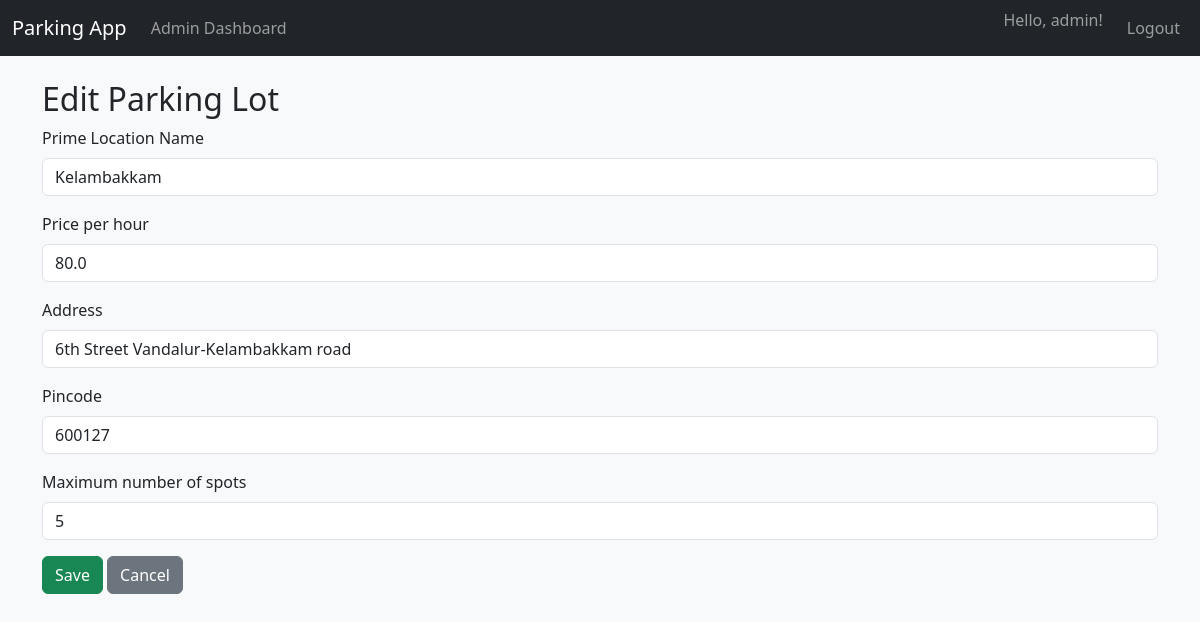
Before: /admin/lots/1/edit (signed in) with the older database file.
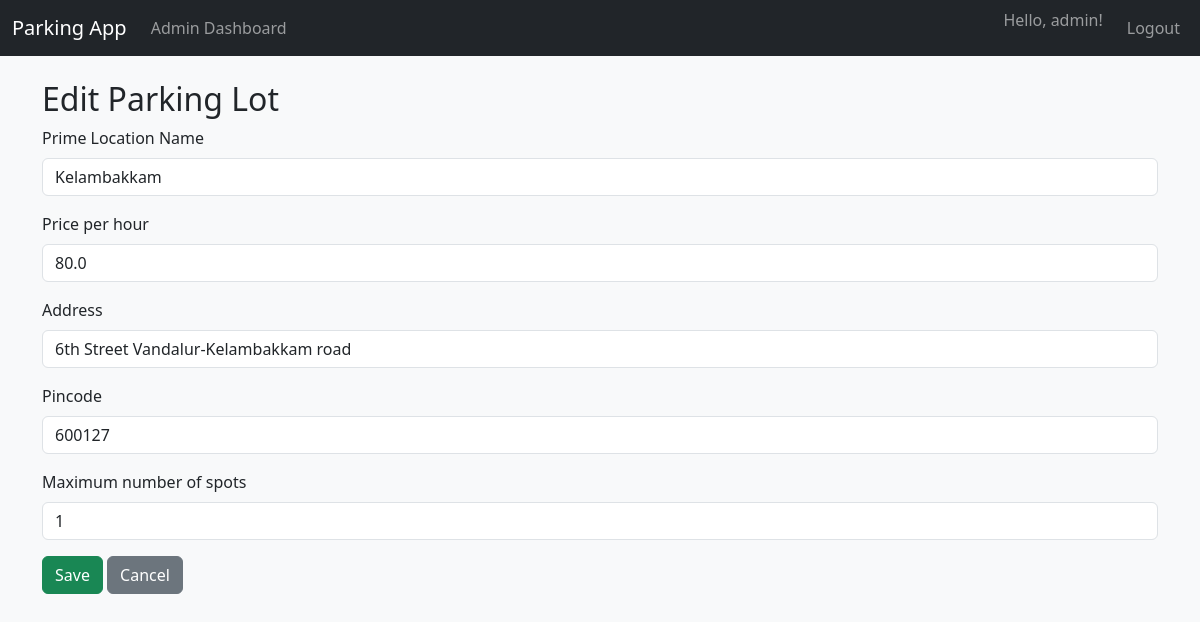
After: the same page with the newer database file.
### parking/models.py (models this page shows, shortened)
class User(db.Model, UserMixin):
    __tablename__ = "users"
    id = db.Column(db.Integer, primary_key=True)
    username = db.Column(db.String(120), unique=True, nullable=False)
    password_hash = db.Column(db.String(255), nullable=False)
    role = db.Column(db.String(20), default="user")
    created_at = db.Column(db.DateTime, default=datetime.utcnow)
    reservations = db.relationship("Reservation", backref="user", lazy=True)
    def is_admin(self) -> bool:
        return self.role == "admin"

class ParkingLot(db.Model):
    __tablename__ = "parking_lots"
    id = db.Column(db.Integer, primary_key=True)
    prime_location_name = db.Column(db.String(200), nullable=False)
    price_per_hour = db.Column(db.Float, nullable=False)
    address = db.Column(db.String(255), nullable=False)
    pincode = db.Column(db.String(20), nullable=False)
    max_spots = db.Column(db.Integer, nullable=False)
    created_at = db.Column(db.DateTime, default=datetime.utcnow)
    spots = db.relationship("ParkingSpot", backref="lot", lazy=True, cascade="all, delete-orphan")

### parking/admin/routes.py (the view, shortened to what this page needs)
@admin_bp.route("/lots/<int:lot_id>/edit", methods=["GET", "POST"])
@login_required
@admin_required
def lot_edit(lot_id):
    lot = ParkingLot.query.get_or_404(lot_id)
    form = ParkingLotForm(obj=lot)
    return render_template("admin/lot_form.html", form=form, action="Edit")

### parking/admin/forms.py
class ParkingLotForm(FlaskForm):
    prime_location_name = StringField("Prime Location Name", validators=[DataRequired(), Length(max=200)])
    price_per_hour = FloatField("Price per hour", validators=[DataRequired(), NumberRange(min=0)])
    address = StringField("Address", validators=[DataRequired(), Length(max=255)])
    pincode = StringField("Pincode", validators=[DataRequired(), Length(max=20)])
    max_spots = IntegerField("Maximum number of spots", validators=[DataRequired(), NumberRange(min=1)])
    submit = SubmitField("Save")

### parking/__init__.py (called while the page is built)
def create_app():
    app = Flask(__name__)
    app.config.from_object("config.Config")
    db.init_app(app)
    login_manager.init_app(app)
    app.register_blueprint(auth_bp)
    app.register_blueprint(admin_bp, url_prefix="/admin")
    app.register_blueprint(user_bp, url_prefix="/user")
    @login_manager.user_loader
    def load_user(user_id):
        return User.query.get(int(user_id))
    with app.app_context():
        db.create_all()
    return app

### parking/admin/routes.py (called while the page is built)
def admin_required(func_):
    from functools import wraps
    @wraps(func_)
    def wrapper(*args, **kwargs):
        if not current_user.is_authenticated or not current_user.is_admin():
            abort(403)
        return func_(*args, **kwargs)
    return wrapper

### parking/templates/admin/lot_form.html (shortened to what this page needs)
{% extends "base.html" %}
{% block content %}
<h2>{{ action }} Parking Lot</h2>
<form method="POST" novalidate>
  <div class="mb-3">
    {{ form.prime_location_name.label(class="form-label") }}
    {{ form.prime_location_name(class="form-control") }}
  </div>
  <div class="mb-3">
    {{ form.price_per_hour.label(class="form-label") }}
    {{ form.price_per_hour(class="form-control") }}
  </div>
  <div class="mb-3">
    {{ form.address.label(class="form-label") }}
    {{ form.address(class="form-control") }}
  </div>
  <div class="mb-3">
    {{ form.pincode.label(class="form-label") }}
    {{ form.pincode(class="form-control") }}
  </div>
  <div class="mb-3">
    {{ form.max_spots.label(class="form-label") }}
    {{ form.max_spots(class="form-control") }}
  </div>
  {{ form.submit(class="btn btn-success") }}
  <a href="{{ url_for('admin.dashboard') }}" class="btn btn-secondary">Cancel</a>
</form>
{% endblock %}

### parking/templates/base.html (shortened to what this page needs)
<!doctype html>
<html lang="en">
<head>
  <link
      href="https://cdn.jsdelivr.net/npm/bootstrap@5.3.3/dist/css/bootstrap.min.css"
      rel="stylesheet"
  >
  <link rel="stylesheet" href="{{ url_for('static', filename='css/style.css') }}">
</head>
<body>
<nav class="navbar navbar-expand-lg navbar-dark bg-dark mb-4">
  <div class="container-fluid">
    <a class="navbar-brand" href="#">Parking App</a>
    <div class="collapse navbar-collapse" id="navbarColor">
      <ul class="navbar-nav me-auto mb-2 mb-lg-0">
        {% if current_user.is_authenticated %}
          {% if current_user.role == 'admin' %}
            <li class="nav-item">
              <a class="nav-link" href="{{ url_for('admin.dashboard') }}">Admin Dashboard</a>
            </li>
          {% else %}
            <li class="nav-item">
              <a class="nav-link" href="{{ url_for('user.dashboard') }}">Dashboard</a>
            </li>
          {% endif %}
        {% endif %}
      </ul>
      <ul class="navbar-nav">
        {% if current_user.is_authenticated %}
          <li class="nav-item">
            <span class="navbar-text me-3">Hello, {{ current_user.username }}!</span>
          </li>
          <li class="nav-item">
            <a class="nav-link" href="{{ url_for('auth.logout') }}">Logout</a>
          </li>
        {% endif %}
      </ul>
    </div>
  </div>
</nav>
<div class="container">
  {% block content %}{% endblock %}
</div>
</body>
</html>

### parking/static/css/style.css (style rules this page uses)
body { background-color: #f8f9fa; }

Changed rows visible on the page:
changed ParkingLot "Kelambakkam": max_spots "5" → "1"
